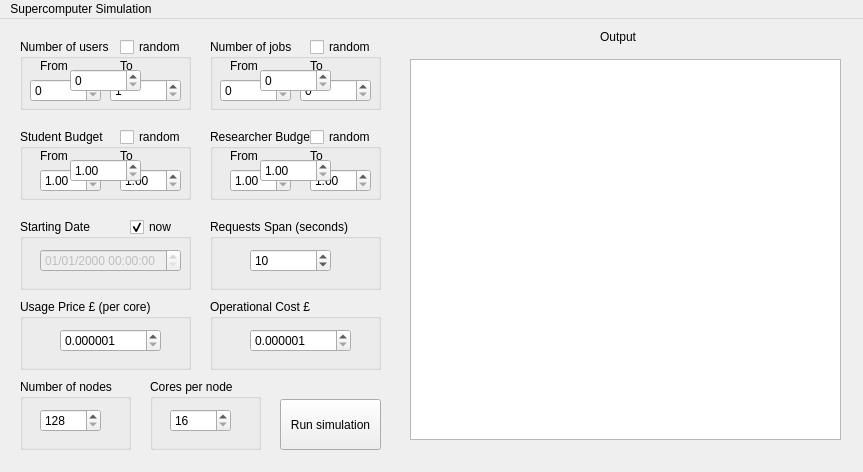
<?xml version="1.0" encoding="UTF-8"?>
<ui version="4.0">
 <class>MainWindow</class>
 <widget class="QMainWindow" name="MainWindow">
  <property name="geometry">
   <rect>
    <x>0</x>
    <y>0</y>
    <width>863</width>
    <height>472</height>
   </rect>
  </property>
  <property name="minimumSize">
   <size>
    <width>863</width>
    <height>472</height>
   </size>
  </property>
  <property name="maximumSize">
   <size>
    <width>863</width>
    <height>472</height>
   </size>
  </property>
  <property name="windowTitle">
   <string>Supercomputer</string>
  </property>
  <widget class="QWidget" name="centralWidget">
   <widget class="QPushButton" name="simulateButton">
    <property name="geometry">
     <rect>
      <x>280</x>
      <y>380</y>
      <width>101</width>
      <height>51</height>
     </rect>
    </property>
    <property name="cursor">
     <cursorShape>PointingHandCursor</cursorShape>
    </property>
    <property name="text">
     <string>Run simulation</string>
    </property>
   </widget>
   <widget class="QGroupBox" name="userGroup">
    <property name="geometry">
     <rect>
      <x>20</x>
      <y>20</y>
      <width>171</width>
      <height>71</height>
     </rect>
    </property>
    <property name="title">
     <string>Number of users</string>
    </property>
    <property name="checkable">
     <bool>false</bool>
    </property>
    <widget class="QSpinBox" name="constantUsers">
     <property name="geometry">
      <rect>
       <x>50</x>
       <y>30</y>
       <width>71</width>
       <height>23</height>
      </rect>
     </property>
     <property name="showGroupSeparator" stdset="0">
      <bool>true</bool>
     </property>
     <property name="maximum">
      <number>1000</number>
     </property>
    </widget>
    <widget class="QLabel" name="fromUsersLabel">
     <property name="geometry">
      <rect>
       <x>20</x>
       <y>20</y>
       <width>28</width>
       <height>14</height>
      </rect>
     </property>
     <property name="text">
      <string>From</string>
     </property>
    </widget>
    <widget class="QSpinBox" name="fromUsers">
     <property name="geometry">
      <rect>
       <x>10</x>
       <y>40</y>
       <width>71</width>
       <height>23</height>
      </rect>
     </property>
    </widget>
    <widget class="QLabel" name="toUsersLabel">
     <property name="geometry">
      <rect>
       <x>100</x>
       <y>20</y>
       <width>13</width>
       <height>14</height>
      </rect>
     </property>
     <property name="text">
      <string>To</string>
     </property>
    </widget>
    <widget class="QSpinBox" name="toUsers">
     <property name="geometry">
      <rect>
       <x>90</x>
       <y>40</y>
       <width>71</width>
       <height>23</height>
      </rect>
     </property>
     <property name="minimum">
      <number>1</number>
     </property>
     <property name="maximum">
      <number>1000</number>
     </property>
    </widget>
    <widget class="QCheckBox" name="randomUsers">
     <property name="geometry">
      <rect>
       <x>100</x>
       <y>0</y>
       <width>71</width>
       <height>16</height>
      </rect>
     </property>
     <property name="cursor">
      <cursorShape>PointingHandCursor</cursorShape>
     </property>
     <property name="text">
      <string>random</string>
     </property>
    </widget>
    <zorder>toUsers</zorder>
    <zorder>fromUsersLabel</zorder>
    <zorder>fromUsers</zorder>
    <zorder>constantUsers</zorder>
    <zorder>toUsersLabel</zorder>
    <zorder>randomUsers</zorder>
   </widget>
   <widget class="QGroupBox" name="jobsGroup">
    <property name="geometry">
     <rect>
      <x>210</x>
      <y>20</y>
      <width>171</width>
      <height>71</height>
     </rect>
    </property>
    <property name="title">
     <string>Number of jobs</string>
    </property>
    <property name="checkable">
     <bool>false</bool>
    </property>
    <widget class="QSpinBox" name="constantJobs">
     <property name="geometry">
      <rect>
       <x>50</x>
       <y>30</y>
       <width>71</width>
       <height>23</height>
      </rect>
     </property>
     <property name="showGroupSeparator" stdset="0">
      <bool>true</bool>
     </property>
     <property name="maximum">
      <number>1000</number>
     </property>
    </widget>
    <widget class="QLabel" name="fromJobsLabel">
     <property name="geometry">
      <rect>
       <x>20</x>
       <y>20</y>
       <width>28</width>
       <height>14</height>
      </rect>
     </property>
     <property name="text">
      <string>From</string>
     </property>
    </widget>
    <widget class="QSpinBox" name="fromJobs">
     <property name="geometry">
      <rect>
       <x>10</x>
       <y>40</y>
       <width>71</width>
       <height>23</height>
      </rect>
     </property>
     <property name="maximum">
      <number>1000</number>
     </property>
    </widget>
    <widget class="QLabel" name="toJobsLabel">
     <property name="geometry">
      <rect>
       <x>100</x>
       <y>20</y>
       <width>13</width>
       <height>14</height>
      </rect>
     </property>
     <property name="text">
      <string>To</string>
     </property>
    </widget>
    <widget class="QSpinBox" name="toJobs">
     <property name="geometry">
      <rect>
       <x>90</x>
       <y>40</y>
       <width>71</width>
       <height>23</height>
      </rect>
     </property>
     <property name="maximum">
      <number>1000</number>
     </property>
    </widget>
    <widget class="QCheckBox" name="randomJobs">
     <property name="geometry">
      <rect>
       <x>100</x>
       <y>0</y>
       <width>71</width>
       <height>16</height>
      </rect>
     </property>
     <property name="cursor">
      <cursorShape>PointingHandCursor</cursorShape>
     </property>
     <property name="text">
      <string>random</string>
     </property>
    </widget>
    <zorder>fromJobsLabel</zorder>
    <zorder>fromJobs</zorder>
    <zorder>toJobsLabel</zorder>
    <zorder>toJobs</zorder>
    <zorder>randomJobs</zorder>
    <zorder>constantJobs</zorder>
   </widget>
   <widget class="QGroupBox" name="researcherGroup">
    <property name="geometry">
     <rect>
      <x>210</x>
      <y>110</y>
      <width>171</width>
      <height>71</height>
     </rect>
    </property>
    <property name="title">
     <string>Researcher Budget</string>
    </property>
    <property name="checkable">
     <bool>false</bool>
    </property>
    <widget class="QDoubleSpinBox" name="constantResearcher">
     <property name="geometry">
      <rect>
       <x>50</x>
       <y>30</y>
       <width>71</width>
       <height>23</height>
      </rect>
     </property>
     <property name="showGroupSeparator" stdset="0">
      <bool>true</bool>
     </property>
     <property name="minimum">
      <double>1.000000000000000</double>
     </property>
     <property name="maximum">
      <double>1000.000000000000000</double>
     </property>
     <property name="singleStep">
      <double>0.010000000000000</double>
     </property>
    </widget>
    <widget class="QLabel" name="fromResearcherLabel">
     <property name="geometry">
      <rect>
       <x>20</x>
       <y>20</y>
       <width>28</width>
       <height>14</height>
      </rect>
     </property>
     <property name="text">
      <string>From</string>
     </property>
    </widget>
    <widget class="QDoubleSpinBox" name="fromResearcher">
     <property name="geometry">
      <rect>
       <x>20</x>
       <y>40</y>
       <width>61</width>
       <height>23</height>
      </rect>
     </property>
     <property name="minimum">
      <double>1.000000000000000</double>
     </property>
     <property name="maximum">
      <double>1000.990000000000009</double>
     </property>
     <property name="singleStep">
      <double>0.010000000000000</double>
     </property>
    </widget>
    <widget class="QLabel" name="toResearcherLabel">
     <property name="geometry">
      <rect>
       <x>100</x>
       <y>20</y>
       <width>13</width>
       <height>14</height>
      </rect>
     </property>
     <property name="text">
      <string>To</string>
     </property>
    </widget>
    <widget class="QDoubleSpinBox" name="toResearcher">
     <property name="geometry">
      <rect>
       <x>100</x>
       <y>40</y>
       <width>61</width>
       <height>23</height>
      </rect>
     </property>
     <property name="minimum">
      <double>1.000000000000000</double>
     </property>
     <property name="maximum">
      <double>1000.000000000000000</double>
     </property>
     <property name="singleStep">
      <double>0.010000000000000</double>
     </property>
    </widget>
    <widget class="QCheckBox" name="randomResearcher">
     <property name="geometry">
      <rect>
       <x>100</x>
       <y>0</y>
       <width>71</width>
       <height>16</height>
      </rect>
     </property>
     <property name="cursor">
      <cursorShape>PointingHandCursor</cursorShape>
     </property>
     <property name="text">
      <string>random</string>
     </property>
    </widget>
    <zorder>fromResearcherLabel</zorder>
    <zorder>fromResearcher</zorder>
    <zorder>toResearcherLabel</zorder>
    <zorder>toResearcher</zorder>
    <zorder>randomResearcher</zorder>
    <zorder>constantResearcher</zorder>
   </widget>
   <widget class="QGroupBox" name="studentGroup">
    <property name="geometry">
     <rect>
      <x>20</x>
      <y>110</y>
      <width>171</width>
      <height>71</height>
     </rect>
    </property>
    <property name="title">
     <string>Student Budget</string>
    </property>
    <property name="checkable">
     <bool>false</bool>
    </property>
    <widget class="QDoubleSpinBox" name="constantStudentBudget">
     <property name="geometry">
      <rect>
       <x>50</x>
       <y>30</y>
       <width>71</width>
       <height>23</height>
      </rect>
     </property>
     <property name="showGroupSeparator" stdset="0">
      <bool>true</bool>
     </property>
     <property name="minimum">
      <double>1.000000000000000</double>
     </property>
     <property name="maximum">
      <double>1000.000000000000000</double>
     </property>
     <property name="singleStep">
      <double>0.010000000000000</double>
     </property>
    </widget>
    <widget class="QLabel" name="fromStudentLabel">
     <property name="geometry">
      <rect>
       <x>20</x>
       <y>20</y>
       <width>28</width>
       <height>14</height>
      </rect>
     </property>
     <property name="text">
      <string>From</string>
     </property>
    </widget>
    <widget class="QDoubleSpinBox" name="fromStudent">
     <property name="geometry">
      <rect>
       <x>20</x>
       <y>40</y>
       <width>61</width>
       <height>23</height>
      </rect>
     </property>
     <property name="minimum">
      <double>1.000000000000000</double>
     </property>
     <property name="maximum">
      <double>1000.000000000000000</double>
     </property>
     <property name="singleStep">
      <double>0.010000000000000</double>
     </property>
    </widget>
    <widget class="QLabel" name="toStudentLabel">
     <property name="geometry">
      <rect>
       <x>100</x>
       <y>20</y>
       <width>13</width>
       <height>14</height>
      </rect>
     </property>
     <property name="text">
      <string>To</string>
     </property>
    </widget>
    <widget class="QDoubleSpinBox" name="toStudent">
     <property name="geometry">
      <rect>
       <x>100</x>
       <y>40</y>
       <width>61</width>
       <height>23</height>
      </rect>
     </property>
     <property name="minimum">
      <double>1.000000000000000</double>
     </property>
     <property name="maximum">
      <double>1000.000000000000000</double>
     </property>
     <property name="singleStep">
      <double>0.010000000000000</double>
     </property>
    </widget>
    <widget class="QCheckBox" name="randomStudent">
     <property name="geometry">
      <rect>
       <x>100</x>
       <y>0</y>
       <width>71</width>
       <height>16</height>
      </rect>
     </property>
     <property name="cursor">
      <cursorShape>PointingHandCursor</cursorShape>
     </property>
     <property name="text">
      <string>random</string>
     </property>
    </widget>
    <zorder>fromStudentLabel</zorder>
    <zorder>fromStudent</zorder>
    <zorder>toStudentLabel</zorder>
    <zorder>toStudent</zorder>
    <zorder>randomStudent</zorder>
    <zorder>constantStudentBudget</zorder>
   </widget>
   <widget class="QGroupBox" name="dateGroup">
    <property name="geometry">
     <rect>
      <x>20</x>
      <y>200</y>
      <width>171</width>
      <height>71</height>
     </rect>
    </property>
    <property name="title">
     <string>Starting Date</string>
    </property>
    <property name="checkable">
     <bool>false</bool>
    </property>
    <widget class="QCheckBox" name="nowDate">
     <property name="geometry">
      <rect>
       <x>110</x>
       <y>0</y>
       <width>61</width>
       <height>16</height>
      </rect>
     </property>
     <property name="cursor">
      <cursorShape>PointingHandCursor</cursorShape>
     </property>
     <property name="text">
      <string>now</string>
     </property>
     <property name="checked">
      <bool>true</bool>
     </property>
    </widget>
    <widget class="QDateTimeEdit" name="startDateTimeEdit">
     <property name="enabled">
      <bool>false</bool>
     </property>
     <property name="geometry">
      <rect>
       <x>20</x>
       <y>30</y>
       <width>141</width>
       <height>23</height>
      </rect>
     </property>
     <property name="displayFormat">
      <string>dd/MM/yyyy HH:mm:ss</string>
     </property>
    </widget>
   </widget>
   <widget class="QGroupBox" name="requestsEndDate">
    <property name="geometry">
     <rect>
      <x>210</x>
      <y>200</y>
      <width>171</width>
      <height>71</height>
     </rect>
    </property>
    <property name="title">
     <string>Requests Span (seconds)</string>
    </property>
    <widget class="QSpinBox" name="requestsSpinBox">
     <property name="geometry">
      <rect>
       <x>40</x>
       <y>30</y>
       <width>81</width>
       <height>23</height>
      </rect>
     </property>
     <property name="minimum">
      <number>1</number>
     </property>
     <property name="maximum">
      <number>604800</number>
     </property>
     <property name="value">
      <number>10</number>
     </property>
    </widget>
   </widget>
   <widget class="QGroupBox" name="nodesGroup">
    <property name="geometry">
     <rect>
      <x>20</x>
      <y>360</y>
      <width>111</width>
      <height>71</height>
     </rect>
    </property>
    <property name="title">
     <string>Number of nodes</string>
    </property>
    <widget class="QSpinBox" name="nodesSpinBox">
     <property name="geometry">
      <rect>
       <x>20</x>
       <y>30</y>
       <width>61</width>
       <height>23</height>
      </rect>
     </property>
     <property name="minimum">
      <number>128</number>
     </property>
     <property name="maximum">
      <number>512</number>
     </property>
    </widget>
   </widget>
   <widget class="QGroupBox" name="coresGroup">
    <property name="geometry">
     <rect>
      <x>150</x>
      <y>360</y>
      <width>111</width>
      <height>71</height>
     </rect>
    </property>
    <property name="title">
     <string>Cores per node</string>
    </property>
    <widget class="QSpinBox" name="coresSpinBox">
     <property name="geometry">
      <rect>
       <x>20</x>
       <y>30</y>
       <width>61</width>
       <height>23</height>
      </rect>
     </property>
     <property name="minimum">
      <number>16</number>
     </property>
     <property name="maximum">
      <number>64</number>
     </property>
    </widget>
   </widget>
   <widget class="QGroupBox" name="usagePriceGroup">
    <property name="geometry">
     <rect>
      <x>20</x>
      <y>280</y>
      <width>171</width>
      <height>71</height>
     </rect>
    </property>
    <property name="title">
     <string>Usage Price £ (per core)</string>
    </property>
    <widget class="QDoubleSpinBox" name="usagePriceSpinBox">
     <property name="geometry">
      <rect>
       <x>40</x>
       <y>30</y>
       <width>101</width>
       <height>23</height>
      </rect>
     </property>
     <property name="decimals">
      <number>6</number>
     </property>
     <property name="minimum">
      <double>0.000001000000000</double>
     </property>
     <property name="maximum">
      <double>5.000000000000000</double>
     </property>
     <property name="singleStep">
      <double>0.000001000000000</double>
     </property>
    </widget>
   </widget>
   <widget class="QGroupBox" name="operationalCostGroup">
    <property name="geometry">
     <rect>
      <x>210</x>
      <y>280</y>
      <width>171</width>
      <height>71</height>
     </rect>
    </property>
    <property name="toolTip">
     <string/>
    </property>
    <property name="title">
     <string>Operational Cost £</string>
    </property>
    <widget class="QDoubleSpinBox" name="operationalCostSpinBox">
     <property name="geometry">
      <rect>
       <x>40</x>
       <y>30</y>
       <width>101</width>
       <height>23</height>
      </rect>
     </property>
     <property name="decimals">
      <number>6</number>
     </property>
     <property name="minimum">
      <double>0.000001000000000</double>
     </property>
     <property name="maximum">
      <double>5.000000000000000</double>
     </property>
     <property name="singleStep">
      <double>0.000001000000000</double>
     </property>
    </widget>
   </widget>
   <widget class="QTextBrowser" name="outputBox">
    <property name="geometry">
     <rect>
      <x>410</x>
      <y>40</y>
      <width>431</width>
      <height>381</height>
     </rect>
    </property>
   </widget>
   <widget class="QLabel" name="label">
    <property name="geometry">
     <rect>
      <x>600</x>
      <y>10</y>
      <width>41</width>
      <height>16</height>
     </rect>
    </property>
    <property name="text">
     <string>Output</string>
    </property>
   </widget>
  </widget>
  <widget class="QMenuBar" name="menuBar">
   <property name="geometry">
    <rect>
     <x>0</x>
     <y>0</y>
     <width>863</width>
     <height>19</height>
    </rect>
   </property>
   <widget class="QMenu" name="menuSupercomputer_Simulation">
    <property name="title">
     <string>Supercomputer Simulation</string>
    </property>
   </widget>
   <addaction name="menuSupercomputer_Simulation"/>
  </widget>
 </widget>
 <layoutdefault spacing="6" margin="11"/>
 <resources/>
 <connections/>
</ui>
